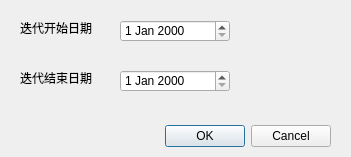
<?xml version="1.0" encoding="UTF-8"?>
<ui version="4.0">
 <class>createIteration</class>
 <widget class="QDialog" name="createIteration">
  <property name="geometry">
   <rect>
    <x>0</x>
    <y>0</y>
    <width>351</width>
    <height>157</height>
   </rect>
  </property>
  <property name="windowTitle">
   <string>创建新的迭代</string>
  </property>
  <widget class="QDialogButtonBox" name="buttonBox">
   <property name="geometry">
    <rect>
     <x>-10</x>
     <y>120</y>
     <width>341</width>
     <height>32</height>
    </rect>
   </property>
   <property name="orientation">
    <enum>Qt::Horizontal</enum>
   </property>
   <property name="standardButtons">
    <set>QDialogButtonBox::Cancel|QDialogButtonBox::Ok</set>
   </property>
  </widget>
  <widget class="QDateEdit" name="startDate">
   <property name="geometry">
    <rect>
     <x>120</x>
     <y>20</y>
     <width>110</width>
     <height>22</height>
    </rect>
   </property>
  </widget>
  <widget class="QDateEdit" name="endDate">
   <property name="geometry">
    <rect>
     <x>120</x>
     <y>70</y>
     <width>110</width>
     <height>22</height>
    </rect>
   </property>
  </widget>
  <widget class="QLabel" name="label">
   <property name="geometry">
    <rect>
     <x>20</x>
     <y>20</y>
     <width>91</width>
     <height>16</height>
    </rect>
   </property>
   <property name="text">
    <string>迭代开始日期</string>
   </property>
  </widget>
  <widget class="QLabel" name="label_2">
   <property name="geometry">
    <rect>
     <x>20</x>
     <y>70</y>
     <width>91</width>
     <height>16</height>
    </rect>
   </property>
   <property name="text">
    <string>迭代结束日期</string>
   </property>
  </widget>
 </widget>
 <resources/>
 <connections>
  <connection>
   <sender>buttonBox</sender>
   <signal>accepted()</signal>
   <receiver>createIteration</receiver>
   <slot>accept()</slot>
   <hints>
    <hint type="sourcelabel">
     <x>248</x>
     <y>254</y>
    </hint>
    <hint type="destinationlabel">
     <x>157</x>
     <y>274</y>
    </hint>
   </hints>
  </connection>
  <connection>
   <sender>buttonBox</sender>
   <signal>rejected()</signal>
   <receiver>createIteration</receiver>
   <slot>reject()</slot>
   <hints>
    <hint type="sourcelabel">
     <x>316</x>
     <y>260</y>
    </hint>
    <hint type="destinationlabel">
     <x>286</x>
     <y>274</y>
    </hint>
   </hints>
  </connection>
 </connections>
</ui>
